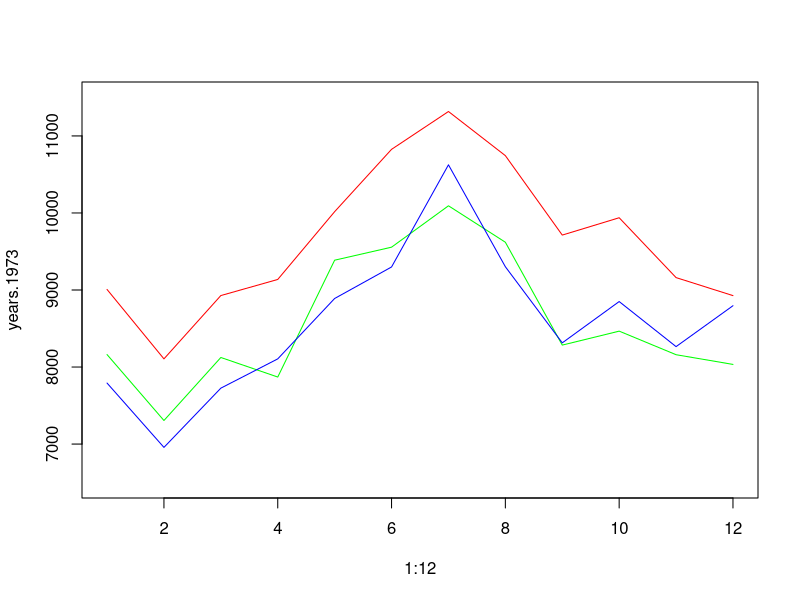

Source code (R):
years <- c(1973, 1975, 1977)
years.1973 <- c(9007, 8106, 8928, 9137, 10017, 10826, 11317, 10744, 9713, 9938, 9161, 8927)
years.1975 <- c(8162, 7306, 8124, 7870, 9387, 9556, 10093, 9620, 8285, 8466, 8160, 8034)
years.1977 <- c(7792, 6957, 7726, 8106, 8890, 9299, 10625, 9302, 8314, 8850, 8265, 8796)

plot(
    1:12,
    years.1973,
    type = "l",
    col = "red",
    ylim = c(6500, 11500)
)

lines(
    1:12,
    years.1975,
    type = "l",
    col = "green"
)

lines(
    1:12,
    years.1977,
    type = "l",
    col = "blue"
)